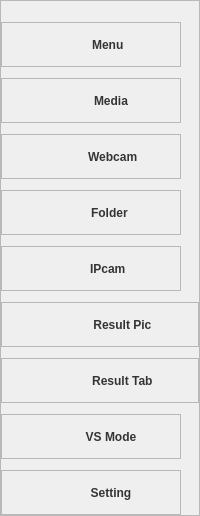
              <widget class="QFrame" name="leftbox_bottom">
               <property name="sizePolicy">
                <sizepolicy hsizetype="Preferred" vsizetype="Preferred">
                 <horstretch>0</horstretch>
                 <verstretch>0</verstretch>
                </sizepolicy>
               </property>
               <property name="minimumSize">
                <size>
                 <width>0</width>
                 <height>0</height>
                </size>
               </property>
               <property name="maximumSize">
                <size>
                 <width>16777215</width>
                 <height>16777215</height>
                </size>
               </property>
               <property name="styleSheet">
                <string notr="true">QPushButton#src_menu{
	background-image: url(:/leftbox/images/newsize/menu.png);
}
QPushButton#src_folder{
	background-image: url(:/leftbox/images/newsize/folder.png);

}
QPushButton#src_camera{
	background-image: url(:/leftbox/images/newsize/security-camera.png);
}
QPushButton#src_img{
	background-image: url(:/leftbox/images/newsize/gallery.png);
}
QPushButton#src_webcam{
	background-image: url(:/leftbox/images/newsize/photo-camera.png);
}
QPushButton#src_setting{
	background-image:url(:/leftbox/images/newsize/setting.png);
}
QPushButton#src_vsmode{
	background-image:url(:/leftbox/images/newsize/vs.png);
}
QPushButton#src_result{
	background-image:url(:/leftbox/images/newsize/statistics.png);
}
QPushButton#src_table{
	background-image:url(:/leftbox/images/newsize/table.png);
}
QPushButton{
	border:none;
	text-align: center;
	background-repeat: no-repeat;
	background-position: left center;
	border-left: 23px solid transparent;
	color: rgba(0, 0, 0, 199);
	font: 12pt &quot;Times New Roman&quot;;
	font-weight: bold;
	padding-left: 15px;
}
QFrame#cameraBox:hover{
	background-color: rgba(114, 129, 214, 59);
}
QFrame#folderBox:hover{
	background-color: rgba(114, 129, 214, 59);
}
QFrame#imgBox:hover{
	background-color: rgba(114, 129, 214, 59);
}
QFrame#menuBox:hover{
	background-color: rgba(114, 129, 214, 59);
}
QFrame#webcamBox:hover{
	background-color: rgba(114, 129, 214, 59);
}
QFrame#manageBox:hover{
	background-color: rgba(114, 129, 214, 59);
}
QFrame#vsBox:hover{
	background-color: rgba(114, 129, 214, 59);
}
QFrame#resultBox:hover{
	background-color: rgba(114, 129, 214, 59);
}
QFrame#tableBox:hover{
	background-color: rgba(114, 129, 214, 59);
}</string>
               </property>
               <property name="frameShape">
                <enum>QFrame::StyledPanel</enum>
               </property>
               <property name="frameShadow">
                <enum>QFrame::Raised</enum>
               </property>
               <layout class="QVBoxLayout" name="verticalLayout_3" stretch="1,4,1,4,1,4,1,4,1,4,1,4,1,4,1,4,1,4">
                <property name="spacing">
                 <number>0</number>
                </property>
                <property name="leftMargin">
                 <number>0</number>
                </property>
                <property name="topMargin">
                 <number>10</number>
                </property>
                <property name="rightMargin">
                 <number>0</number>
                </property>
                <property name="bottomMargin">
                 <number>0</number>
                </property>
                <item>
                 <spacer name="zSpacer5">
                  <property name="orientation">
                   <enum>Qt::Vertical</enum>
                  </property>
                  <property name="sizeHint" stdset="0">
                   <size>
                    <width>20</width>
                    <height>40</height>
                   </size>
                  </property>
                 </spacer>
                </item>
                <item>
                 <widget class="QFrame" name="menuBox">
                  <property name="sizePolicy">
                   <sizepolicy hsizetype="Expanding" vsizetype="Preferred">
                    <horstretch>0</horstretch>
                    <verstretch>0</verstretch>
                   </sizepolicy>
                  </property>
                  <property name="minimumSize">
                   <size>
                    <width>180</width>
                    <height>0</height>
                   </size>
                  </property>
                  <property name="maximumSize">
                   <size>
                    <width>180</width>
                    <height>16777215</height>
                   </size>
                  </property>
                  <property name="layoutDirection">
                   <enum>Qt::LeftToRight</enum>
                  </property>
                  <property name="frameShape">
                   <enum>QFrame::StyledPanel</enum>
                  </property>
                  <property name="frameShadow">
                   <enum>QFrame::Raised</enum>
                  </property>
                  <layout class="QHBoxLayout" name="horizontalLayout_3">
                   <property name="spacing">
                    <number>0</number>
                   </property>
                   <property name="leftMargin">
                    <number>0</number>
                   </property>
                   <property name="topMargin">
                    <number>0</number>
                   </property>
                   <property name="rightMargin">
                    <number>0</number>
                   </property>
                   <property name="bottomMargin">
                    <number>0</number>
                   </property>
                   <item>
                    <widget class="QPushButton" name="src_menu">
                     <property name="sizePolicy">
                      <sizepolicy hsizetype="Expanding" vsizetype="Preferred">
                       <horstretch>0</horstretch>
                       <verstretch>0</verstretch>
                      </sizepolicy>
                     </property>
                     <property name="minimumSize">
                      <size>
                       <width>180</width>
                       <height>0</height>
                      </size>
                     </property>
                     <property name="maximumSize">
                      <size>
                       <width>180</width>
                       <height>16777215</height>
                      </size>
                     </property>
                     <property name="text">
                      <string> Menu   </string>
                     </property>
                     <property name="iconSize">
                      <size>
                       <width>30</width>
                       <height>30</height>
                      </size>
                     </property>
                     <property name="autoDefault">
                      <bool>false</bool>
                     </property>
                    </widget>
                   </item>
                  </layout>
                 </widget>
                </item>
                <item>
                 <spacer name="zSpacer1">
                  <property name="orientation">
                   <enum>Qt::Vertical</enum>
                  </property>
                  <property name="sizeHint" stdset="0">
                   <size>
                    <width>20</width>
                    <height>40</height>
                   </size>
                  </property>
                 </spacer>
                </item>
                <item>
                 <widget class="QFrame" name="imgBox">
                  <property name="minimumSize">
                   <size>
                    <width>180</width>
                    <height>0</height>
                   </size>
                  </property>
                  <property name="maximumSize">
                   <size>
                    <width>180</width>
                    <height>16777215</height>
                   </size>
                  </property>
                  <property name="layoutDirection">
                   <enum>Qt::LeftToRight</enum>
                  </property>
                  <property name="frameShape">
                   <enum>QFrame::StyledPanel</enum>
                  </property>
                  <property name="frameShadow">
                   <enum>QFrame::Raised</enum>
                  </property>
                  <layout class="QHBoxLayout" name="horizontalLayout_4">
                   <property name="spacing">
                    <number>0</number>
                   </property>
                   <property name="leftMargin">
                    <number>0</number>
                   </property>
                   <property name="topMargin">
                    <number>0</number>
                   </property>
                   <property name="rightMargin">
                    <number>0</number>
                   </property>
                   <property name="bottomMargin">
                    <number>0</number>
                   </property>
                   <item alignment="Qt::AlignLeft">
                    <widget class="QPushButton" name="src_img">
                     <property name="sizePolicy">
                      <sizepolicy hsizetype="Expanding" vsizetype="Preferred">
                       <horstretch>0</horstretch>
                       <verstretch>0</verstretch>
                      </sizepolicy>
                     </property>
                     <property name="minimumSize">
                      <size>
                       <width>180</width>
                       <height>0</height>
                      </size>
                     </property>
                     <property name="maximumSize">
                      <size>
                       <width>180</width>
                       <height>16777215</height>
                      </size>
                     </property>
                     <property name="text">
                      <string>Media</string>
                     </property>
                     <property name="iconSize">
                      <size>
                       <width>30</width>
                       <height>30</height>
                      </size>
                     </property>
                    </widget>
                   </item>
                  </layout>
                 </widget>
                </item>
                <item>
                 <spacer name="zSpacer2">
                  <property name="orientation">
                   <enum>Qt::Vertical</enum>
                  </property>
                  <property name="sizeHint" stdset="0">
                   <size>
                    <width>20</width>
                    <height>40</height>
                   </size>
                  </property>
                 </spacer>
                </item>
                <item>
                 <widget class="QFrame" name="webcamBox">
                  <property name="minimumSize">
                   <size>
                    <width>180</width>
                    <height>0</height>
                   </size>
                  </property>
                  <property name="maximumSize">
                   <size>
                    <width>180</width>
                    <height>16777215</height>
                   </size>
                  </property>
                  <property name="layoutDirection">
                   <enum>Qt::LeftToRight</enum>
                  </property>
                  <property name="frameShape">
                   <enum>QFrame::StyledPanel</enum>
                  </property>
                  <property name="frameShadow">
                   <enum>QFrame::Raised</enum>
                  </property>
                  <layout class="QHBoxLayout" name="horizontalLayout_7">
                   <property name="spacing">
                    <number>0</number>
                   </property>
                   <property name="leftMargin">
                    <number>0</number>
                   </property>
                   <property name="topMargin">
                    <number>0</number>
                   </property>
                   <property name="rightMargin">
                    <number>0</number>
                   </property>
                   <property name="bottomMargin">
                    <number>0</number>
                   </property>
                   <item alignment="Qt::AlignLeft">
                    <widget class="QPushButton" name="src_webcam">
                     <property name="sizePolicy">
                      <sizepolicy hsizetype="Expanding" vsizetype="Preferred">
                       <horstretch>0</horstretch>
                       <verstretch>0</verstretch>
                      </sizepolicy>
                     </property>
                     <property name="minimumSize">
                      <size>
                       <width>180</width>
                       <height>0</height>
                      </size>
                     </property>
                     <property name="maximumSize">
                      <size>
                       <width>180</width>
                       <height>16777215</height>
                      </size>
                     </property>
                     <property name="layoutDirection">
                      <enum>Qt::LeftToRight</enum>
                     </property>
                     <property name="text">
                      <string> Webcam</string>
                     </property>
                     <property name="iconSize">
                      <size>
                       <width>30</width>
                       <height>30</height>
                      </size>
                     </property>
                    </widget>
                   </item>
                  </layout>
                 </widget>
                </item>
                <item>
                 <spacer name="zSpacer4">
                  <property name="orientation">
                   <enum>Qt::Vertical</enum>
                  </property>
                  <property name="sizeHint" stdset="0">
                   <size>
                    <width>20</width>
                    <height>40</height>
                   </size>
                  </property>
                 </spacer>
                </item>
                <item>
                 <widget class="QFrame" name="folderBox">
                  <property name="minimumSize">
                   <size>
                    <width>180</width>
                    <height>0</height>
                   </size>
                  </property>
                  <property name="maximumSize">
                   <size>
                    <width>180</width>
                    <height>16777215</height>
                   </size>
                  </property>
                  <property name="layoutDirection">
                   <enum>Qt::LeftToRight</enum>
                  </property>
                  <property name="frameShape">
                   <enum>QFrame::StyledPanel</enum>
                  </property>
                  <property name="frameShadow">
                   <enum>QFrame::Raised</enum>
                  </property>
                  <layout class="QHBoxLayout" name="horizontalLayout_6">
                   <property name="spacing">
                    <number>0</number>
                   </property>
                   <property name="leftMargin">
                    <number>0</number>
                   </property>
                   <property name="topMargin">
                    <number>0</number>
                   </property>
                   <property name="rightMargin">
                    <number>0</number>
                   </property>
                   <property name="bottomMargin">
                    <number>0</number>
                   </property>
                   <item alignment="Qt::AlignLeft">
                    <widget class="QPushButton" name="src_folder">
                     <property name="sizePolicy">
                      <sizepolicy hsizetype="Expanding" vsizetype="Preferred">
                       <horstretch>0</horstretch>
                       <verstretch>0</verstretch>
                      </sizepolicy>
                     </property>
                     <property name="minimumSize">
                      <size>
                       <width>180</width>
                       <height>0</height>
                      </size>
                     </property>
                     <property name="maximumSize">
                      <size>
                       <width>180</width>
                       <height>16777215</height>
                      </size>
                     </property>
                     <property name="text">
                      <string> Folder  </string>
                     </property>
                     <property name="iconSize">
                      <size>
                       <width>30</width>
                       <height>30</height>
                      </size>
                     </property>
                     <property name="shortcut">
                      <string>Ctrl+S</string>
                     </property>
                    </widget>
                   </item>
                  </layout>
                 </widget>
                </item>
                <item>
                 <spacer name="verticalSpacer">
                  <property name="orientation">
                   <enum>Qt::Vertical</enum>
                  </property>
                  <property name="sizeHint" stdset="0">
                   <size>
                    <width>20</width>
                    <height>40</height>
                   </size>
                  </property>
                 </spacer>
                </item>
                <item>
                 <widget class="QFrame" name="cameraBox">
                  <property name="minimumSize">
                   <size>
                    <width>180</width>
                    <height>0</height>
                   </size>
                  </property>
                  <property name="maximumSize">
                   <size>
                    <width>180</width>
                    <height>16777215</height>
                   </size>
                  </property>
                  <property name="layoutDirection">
                   <enum>Qt::LeftToRight</enum>
                  </property>
                  <property name="frameShape">
                   <enum>QFrame::StyledPanel</enum>
                  </property>
                  <property name="frameShadow">
                   <enum>QFrame::Raised</enum>
                  </property>
                  <layout class="QHBoxLayout" name="horizontalLayout_5">
                   <property name="spacing">
                    <number>0</number>
                   </property>
                   <property name="leftMargin">
                    <number>0</number>
                   </property>
                   <property name="topMargin">
                    <number>0</number>
                   </property>
                   <property name="rightMargin">
                    <number>0</number>
                   </property>
                   <property name="bottomMargin">
                    <number>0</number>
                   </property>
                   <item alignment="Qt::AlignLeft">
                    <widget class="QPushButton" name="src_camera">
                     <property name="sizePolicy">
                      <sizepolicy hsizetype="Expanding" vsizetype="Preferred">
                       <horstretch>0</horstretch>
                       <verstretch>0</verstretch>
                      </sizepolicy>
                     </property>
                     <property name="minimumSize">
                      <size>
                       <width>180</width>
                       <height>0</height>
                      </size>
                     </property>
                     <property name="maximumSize">
                      <size>
                       <width>180</width>
                       <height>16777215</height>
                      </size>
                     </property>
                     <property name="text">
                      <string>IPcam  </string>
                     </property>
                     <property name="iconSize">
                      <size>
                       <width>30</width>
                       <height>30</height>
                      </size>
                     </property>
                    </widget>
                   </item>
                  </layout>
                 </widget>
                </item>
                <item>
                 <spacer name="zSpacer3">
                  <property name="orientation">
                   <enum>Qt::Vertical</enum>
                  </property>
                  <property name="sizeHint" stdset="0">
                   <size>
                    <width>20</width>
                    <height>40</height>
                   </size>
                  </property>
                 </spacer>
                </item>
                <item>
                 <widget class="QFrame" name="resultBox">
                  <property name="frameShape">
                   <enum>QFrame::StyledPanel</enum>
                  </property>
                  <property name="frameShadow">
                   <enum>QFrame::Raised</enum>
                  </property>
                  <layout class="QHBoxLayout" name="horizontalLayout_27">
                   <property name="spacing">
                    <number>0</number>
                   </property>
                   <property name="leftMargin">
                    <number>0</number>
                   </property>
                   <property name="topMargin">
                    <number>0</number>
                   </property>
                   <property name="rightMargin">
                    <number>0</number>
                   </property>
                   <property name="bottomMargin">
                    <number>0</number>
                   </property>
                   <item>
                    <widget class="QPushButton" name="src_result">
                     <property name="sizePolicy">
                      <sizepolicy hsizetype="Expanding" vsizetype="Preferred">
                       <horstretch>0</horstretch>
                       <verstretch>0</verstretch>
                      </sizepolicy>
                     </property>
                     <property name="minimumSize">
                      <size>
                       <width>180</width>
                       <height>0</height>
                      </size>
                     </property>
                     <property name="maximumSize">
                      <size>
                       <width>180</width>
                       <height>16777215</height>
                      </size>
                     </property>
                     <property name="text">
                      <string>    Result Pic  </string>
                     </property>
                     <property name="iconSize">
                      <size>
                       <width>30</width>
                       <height>30</height>
                      </size>
                     </property>
                    </widget>
                   </item>
                  </layout>
                 </widget>
                </item>
                <item>
                 <spacer name="verticalSpacer_5">
                  <property name="orientation">
                   <enum>Qt::Vertical</enum>
                  </property>
                  <property name="sizeHint" stdset="0">
                   <size>
                    <width>20</width>
                    <height>40</height>
                   </size>
                  </property>
                 </spacer>
                </item>
                <item>
                 <widget class="QFrame" name="tableBox">
                  <property name="frameShape">
                   <enum>QFrame::StyledPanel</enum>
                  </property>
                  <property name="frameShadow">
                   <enum>QFrame::Raised</enum>
                  </property>
                  <layout class="QHBoxLayout" name="horizontalLayout_28">
                   <property name="spacing">
                    <number>0</number>
                   </property>
                   <property name="leftMargin">
                    <number>0</number>
                   </property>
                   <property name="topMargin">
                    <number>0</number>
                   </property>
                   <property name="rightMargin">
                    <number>0</number>
                   </property>
                   <property name="bottomMargin">
                    <number>0</number>
                   </property>
                   <item>
                    <widget class="QPushButton" name="src_table">
                     <property name="sizePolicy">
                      <sizepolicy hsizetype="Expanding" vsizetype="Preferred">
                       <horstretch>0</horstretch>
                       <verstretch>0</verstretch>
                      </sizepolicy>
                     </property>
                     <property name="minimumSize">
                      <size>
                       <width>180</width>
                       <height>0</height>
                      </size>
                     </property>
                     <property name="maximumSize">
                      <size>
                       <width>180</width>
                       <height>16777215</height>
                      </size>
                     </property>
                     <property name="text">
                      <string>    Result Tab  </string>
                     </property>
                     <property name="iconSize">
                      <size>
                       <width>30</width>
                       <height>30</height>
                      </size>
                     </property>
                    </widget>
                   </item>
                  </layout>
                 </widget>
                </item>
                <item>
                 <spacer name="verticalSpacer_6">
                  <property name="orientation">
                   <enum>Qt::Vertical</enum>
                  </property>
                  <property name="sizeHint" stdset="0">
                   <size>
                    <width>20</width>
                    <height>40</height>
                   </size>
                  </property>
                 </spacer>
                </item>
                <item>
                 <widget class="QFrame" name="vsBox">
                  <property name="minimumSize">
                   <size>
                    <width>180</width>
                    <height>0</height>
                   </size>
                  </property>
                  <property name="maximumSize">
                   <size>
                    <width>180</width>
                    <height>16777215</height>
                   </size>
                  </property>
                  <property name="frameShape">
                   <enum>QFrame::StyledPanel</enum>
                  </property>
                  <property name="frameShadow">
                   <enum>QFrame::Raised</enum>
                  </property>
                  <layout class="QHBoxLayout" name="horizontalLayout_26">
                   <property name="spacing">
                    <number>0</number>
                   </property>
                   <property name="leftMargin">
                    <number>0</number>
                   </property>
                   <property name="topMargin">
                    <number>0</number>
                   </property>
                   <property name="rightMargin">
                    <number>0</number>
                   </property>
                   <property name="bottomMargin">
                    <number>0</number>
                   </property>
                   <item>
                    <widget class="QPushButton" name="src_vsmode">
                     <property name="sizePolicy">
                      <sizepolicy hsizetype="Expanding" vsizetype="Preferred">
                       <horstretch>0</horstretch>
                       <verstretch>0</verstretch>
                      </sizepolicy>
                     </property>
                     <property name="minimumSize">
                      <size>
                       <width>180</width>
                       <height>0</height>
                      </size>
                     </property>
                     <property name="maximumSize">
                      <size>
                       <width>180</width>
                       <height>16777215</height>
                      </size>
                     </property>
                     <property name="styleSheet">
                      <string notr="true"/>
                     </property>
                     <property name="text">
                      <string>VS Mode</string>
                     </property>
                     <property name="iconSize">
                      <size>
                       <width>30</width>
                       <height>30</height>
                      </size>
                     </property>
                     <property name="shortcut">
                      <string>Ctrl+S</string>
                     </property>
                    </widget>
                   </item>
                  </layout>
                 </widget>
                </item>
                <item>
                 <spacer name="verticalSpacer_4">
                  <property name="orientation">
                   <enum>Qt::Vertical</enum>
                  </property>
                  <property name="sizeHint" stdset="0">
                   <size>
                    <width>20</width>
                    <height>40</height>
                   </size>
                  </property>
                 </spacer>
                </item>
                <item>
                 <widget class="QFrame" name="manageBox">
                  <property name="minimumSize">
                   <size>
                    <width>180</width>
                    <height>0</height>
                   </size>
                  </property>
                  <property name="maximumSize">
                   <size>
                    <width>180</width>
                    <height>16777215</height>
                   </size>
                  </property>
                  <property name="frameShape">
                   <enum>QFrame::StyledPanel</enum>
                  </property>
                  <property name="frameShadow">
                   <enum>QFrame::Raised</enum>
                  </property>
                  <layout class="QHBoxLayout" name="horizontalLayout_19">
                   <property name="spacing">
                    <number>0</number>
                   </property>
                   <property name="leftMargin">
                    <number>0</number>
                   </property>
                   <property name="topMargin">
                    <number>0</number>
                   </property>
                   <property name="rightMargin">
                    <number>0</number>
                   </property>
                   <property name="bottomMargin">
                    <number>0</number>
                   </property>
                   <item>
                    <widget class="QPushButton" name="src_setting">
                     <property name="sizePolicy">
                      <sizepolicy hsizetype="Expanding" vsizetype="Preferred">
                       <horstretch>0</horstretch>
                       <verstretch>0</verstretch>
                      </sizepolicy>
                     </property>
                     <property name="minimumSize">
                      <size>
                       <width>180</width>
                       <height>0</height>
                      </size>
                     </property>
                     <property name="maximumSize">
                      <size>
                       <width>180</width>
                       <height>16777215</height>
                      </size>
                     </property>
                     <property name="text">
                      <string>Setting</string>
                     </property>
                    </widget>
                   </item>
                  </layout>
                 </widget>
                </item>
               </layout>
              </widget>
